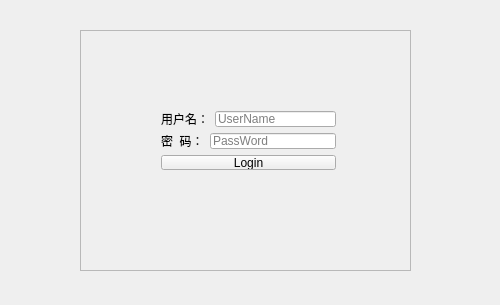
<?xml version="1.0" encoding="UTF-8"?>
<ui version="4.0">
 <class>DBMS_QtClass</class>
 <widget class="QMainWindow" name="DBMS_QtClass">
  <property name="geometry">
   <rect>
    <x>0</x>
    <y>0</y>
    <width>500</width>
    <height>305</height>
   </rect>
  </property>
  <property name="windowTitle">
   <string>DBMS_Qt</string>
  </property>
  <widget class="QWidget" name="centralWidget">
   <widget class="QFrame" name="frame">
    <property name="geometry">
     <rect>
      <x>80</x>
      <y>30</y>
      <width>331</width>
      <height>241</height>
     </rect>
    </property>
    <property name="frameShape">
     <enum>QFrame::StyledPanel</enum>
    </property>
    <property name="frameShadow">
     <enum>QFrame::Raised</enum>
    </property>
    <widget class="QWidget" name="">
     <property name="geometry">
      <rect>
       <x>70</x>
       <y>70</y>
       <width>197</width>
       <height>81</height>
      </rect>
     </property>
     <layout class="QVBoxLayout" name="verticalLayout">
      <item>
       <layout class="QHBoxLayout" name="horizontalLayout">
        <item>
         <widget class="QLabel" name="label">
          <property name="text">
           <string>用户名：</string>
          </property>
         </widget>
        </item>
        <item>
         <widget class="QLineEdit" name="line_username">
          <property name="placeholderText">
           <string>UserName</string>
          </property>
         </widget>
        </item>
       </layout>
      </item>
      <item>
       <layout class="QHBoxLayout" name="horizontalLayout_2">
        <item>
         <widget class="QLabel" name="label_2">
          <property name="text">
           <string>密  码：</string>
          </property>
         </widget>
        </item>
        <item>
         <widget class="QLineEdit" name="line_password">
          <property name="text">
           <string/>
          </property>
          <property name="echoMode">
           <enum>QLineEdit::Password</enum>
          </property>
          <property name="placeholderText">
           <string>PassWord</string>
          </property>
         </widget>
        </item>
       </layout>
      </item>
      <item>
       <widget class="QPushButton" name="button_login">
        <property name="text">
         <string>Login</string>
        </property>
       </widget>
      </item>
     </layout>
    </widget>
   </widget>
  </widget>
 </widget>
 <layoutdefault spacing="6" margin="11"/>
 <tabstops>
  <tabstop>line_username</tabstop>
  <tabstop>line_password</tabstop>
  <tabstop>button_login</tabstop>
 </tabstops>
 <resources>
  <include location="DBMS_Qt.qrc"/>
 </resources>
 <connections/>
</ui>
